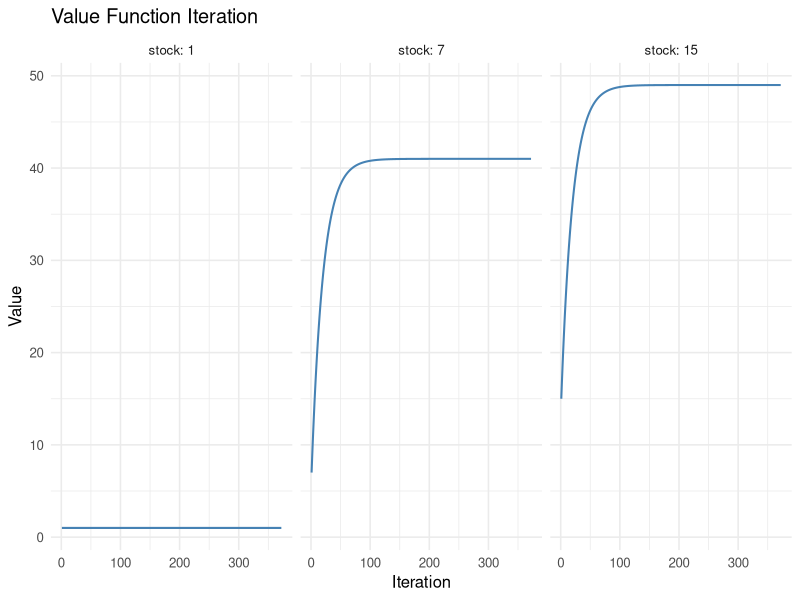
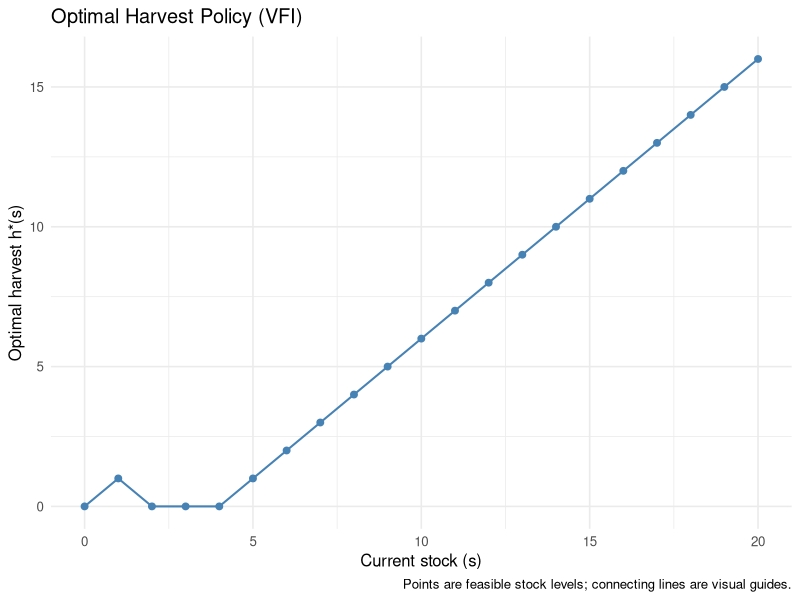
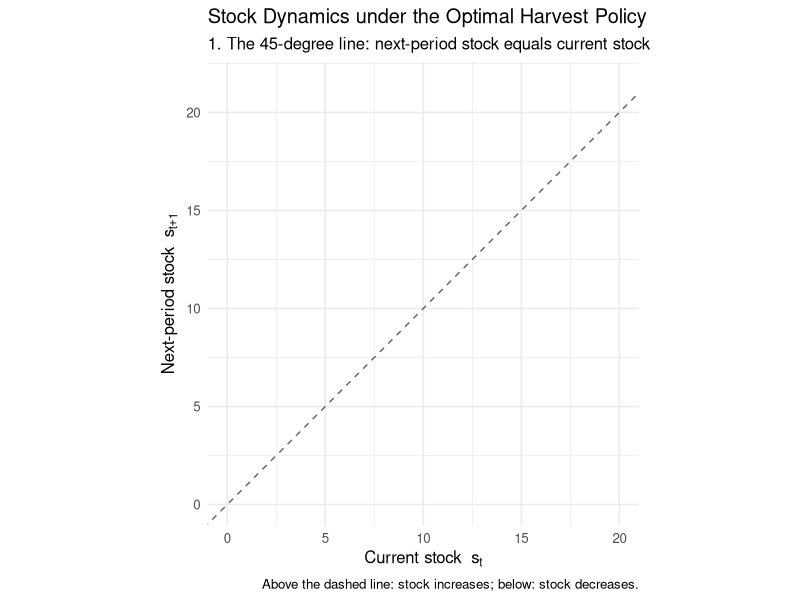
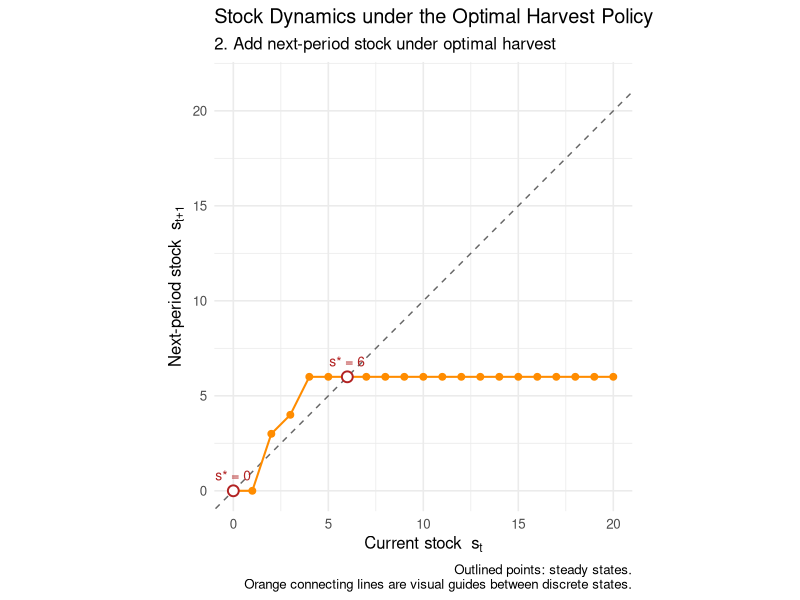
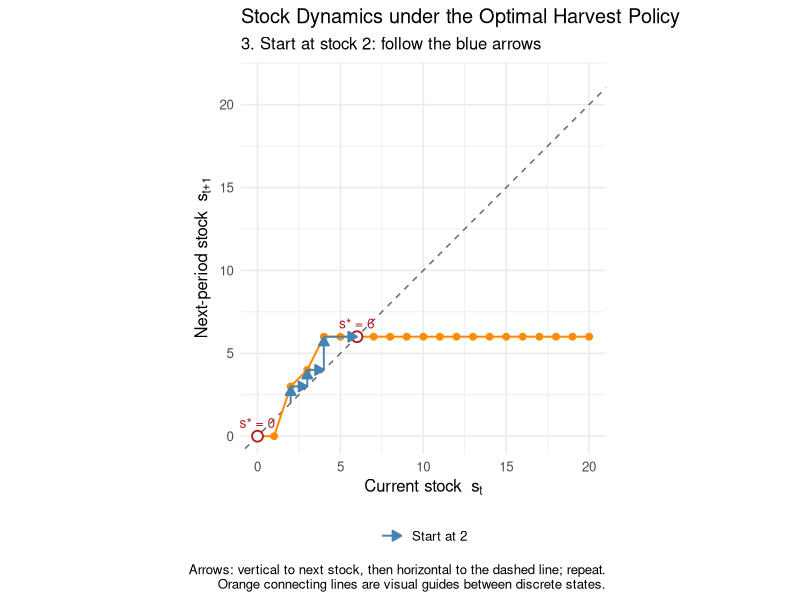
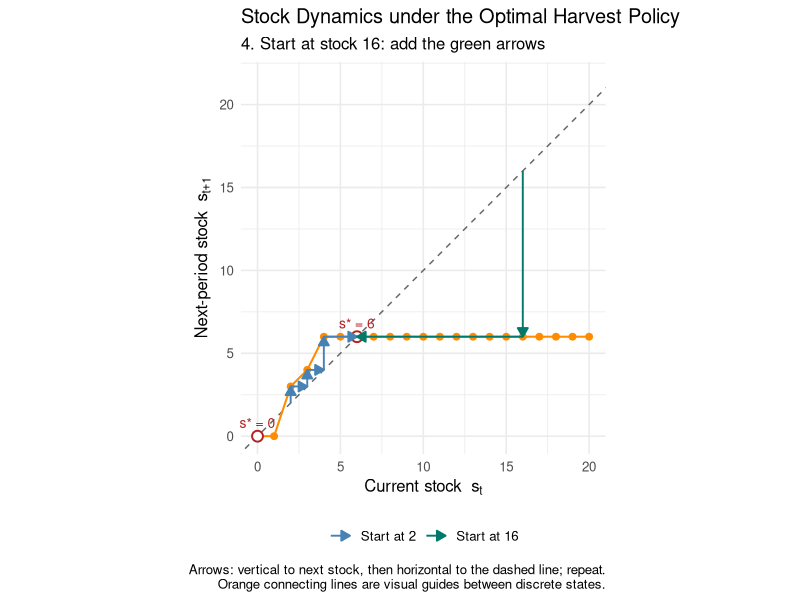
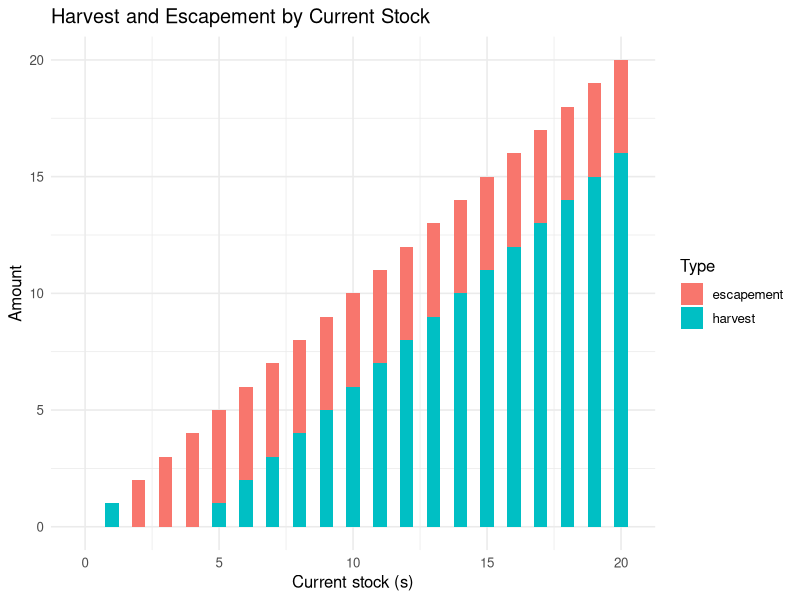

Recreate these plots in R, in order.
# -------------------------------------------
# Infinite-horizon fishery: discrete VFI example
# AREC 615 - Dynamic Programming in Economics
# -------------------------------------------

# Parameters
beta <- 0.95    # discount factor
r <- 0.5        # intrinsic growth rate
Smax <- 20      # carrying capacity and largest state
p <- 1          # price per unit harvest
c <- 0          # cost per unit harvest

# State space (discrete stock levels)
S <- 0:Smax

# Logistic growth function (deterministic)
G <- function(x) {
  x + r * x * (1 - x / Smax)
}

# Numerical transition: round growth to the nearest integer state.
# R rounds exact half-integers to the nearest even integer.
f_grid <- function(s, h) round(G(s - h))

# Initialize value and policy
V <- rep(0, length(S))
Vstor <- vector("list", length = 0)
policy <- rep(0, length(S))

# Convergence settings
tol <- 1e-8
diff <- Inf
iter <- 0
max_iter <- 10000

# -------------------------------------------
# Value Function Iteration
# -------------------------------------------

while (diff > tol && iter < max_iter) {
  V_new <- numeric(length(S))
  for (ii in seq_along(S)) {
    s <- S[ii]
    # feasible harvests h = 0,...,s
    h_set <- 0:s
    # next state after harvest
    s_next <- f_grid(s, h_set)
    # current payoff
    profit <- (p - c) * h_set
    # Bellman RHS for each h
    val_h <- profit + beta * V[s_next + 1]  # +1 for R's 1-indexing
    # choose best
    V_new[ii] <- max(val_h)
    policy[ii] <- h_set[which.max(val_h)]
  }
  diff <- max(abs(V_new - V))
  V <- V_new
  iter <- iter + 1
  Vstor[[iter]] <- V
}

if (diff > tol) stop("VFI did not converge within max_iter.")

# Recover the policy using the final value vector; break ties toward less harvest.
for (ii in seq_along(S)) {
  h_set <- 0:S[ii]
  val_h <- (p - c) * h_set + beta * V[f_grid(S[ii], h_set) + 1]
  policy[ii] <- h_set[which.max(val_h)]
}
cat("VFI converged in", iter, "iterations.\n")

# -------------------------------------------
# Results
# -------------------------------------------
library(tidyverse)
#Plot how elements of the value function evolve over iterations
to_plot <- map(seq_along(S), function(i) {
  data.frame(
    stock = S[i],
    value = map_dbl(Vstor, i),
    iteration = 1:iter
  )}) %>%
  bind_rows()

convergence_plot <- to_plot %>%
  filter(stock %in% c(1, 7, 15)) %>%
  ggplot(aes(x = iteration, y = value)) +
  geom_line(color = "steelblue", linewidth = 0.7) +
  facet_wrap(~ stock, ncol = 3, labeller = label_both) +
  labs(title = "Value Function Iteration",
       x = "Iteration", y = "Value") +
  theme_minimal(base_size = 12)
print(convergence_plot)


results <- data.frame(
  stock = S,
  value = round(V, 3),
  harvest = policy,
  escapement = S - policy
)

print(results, row.names = FALSE)

# Plot the optimal harvest policy at each feasible stock.
policy_plot <- ggplot(results, aes(x = stock, y = harvest)) +
  geom_line(color = "steelblue", linewidth = 0.7) +
  geom_point(color = "steelblue", size = 2) +
  scale_x_continuous(breaks = scales::breaks_pretty()) +
  labs(
    title = "Optimal Harvest Policy (VFI)",
    x = "Current stock (s)", y = "Optimal harvest h*(s)",
    caption = "Points are feasible stock levels; connecting lines are visual guides."
  ) +
  theme_minimal(base_size = 12)
print(policy_plot)

# -------------------------------------------
# Phase diagram: stock dynamics under optimal policy
# -------------------------------------------

results$next_stock <- f_grid(results$stock, results$harvest)
# Identify every exact fixed point on the discrete grid, including extinction.
steady_states <- results %>% filter(next_stock == stock)

# Cobweb paths: move vertically to the policy-induced transition, then
# horizontally to the 45-degree line to use next stock as current stock.
# Both paths use the discrete transition table, not the connecting lines.
trace_stock <- function(initial_stock, periods = 10) {
  stock <- initial_stock
  segments <- list()
  for (tt in seq_len(periods)) {
    next_stock <- results$next_stock[match(stock, results$stock)]
    if (next_stock == stock) break
    segments[[tt]] <- data.frame(
      x = c(stock, stock), y = c(stock, next_stock),
      xend = c(stock, next_stock), yend = c(next_stock, next_stock),
      path = paste("Start at", initial_stock)
    )
    stock <- next_stock
  }
  bind_rows(segments)
}
cobweb_paths <- bind_rows(trace_stock(2), trace_stock(16))

# Build the diagram cumulatively for classroom discussion. Each named object
# can be printed separately, and sourcing the script prints them in order.
# Keep the same axis limits and aspect ratio at every stage.
phase_plot_1 <- ggplot(results, aes(x = stock, y = next_stock)) +
  geom_abline(intercept = 0, slope = 1, linetype = "dashed", color = "gray40") +
  scale_x_continuous(limits = c(0, Smax)) +
  scale_y_continuous(limits = c(0, Smax + 1.5)) +
  coord_equal() +
  labs(
    title = "Stock Dynamics under the Optimal Harvest Policy",
    subtitle = "1. The 45-degree line: next-period stock equals current stock",
    x = expression(paste("Current stock  ", s[t])),
    y = expression(paste("Next-period stock  ", s[t+1])),
    caption = "Above the dashed line: stock increases; below: stock decreases."
  ) +
  theme_minimal(base_size = 12) +
  theme(legend.position = "bottom")
print(phase_plot_1)

# Stage 2: add the policy-induced transition and mark its fixed points.
phase_plot_2 <- phase_plot_1 +
  geom_line(color = "darkorange", linewidth = 0.7) +
  geom_point(color = "darkorange", size = 2) +
  geom_point(data = steady_states, shape = 21, fill = "white",
             color = "firebrick", size = 3, stroke = 1) +
  geom_text(data = steady_states, aes(label = paste0("s* = ", stock)),
            nudge_y = 0.8, color = "firebrick", size = 3.5) +
  labs(
    subtitle = "2. Add next-period stock under optimal harvest",
    caption = paste(
      "Outlined points: steady states.",
      "Orange connecting lines are visual guides between discrete states.",
      sep = "\n"
    )
  )
print(phase_plot_2)

# Stage 3: trace rebuilding from stock 2 (2 -> 3 -> 4 -> 6).
phase_plot_3 <- phase_plot_2 +
  geom_segment(data = filter(cobweb_paths, path == "Start at 2"),
               aes(x = x, y = y, xend = xend, yend = yend, color = path),
               inherit.aes = FALSE, linewidth = 0.65,
               arrow = grid::arrow(length = grid::unit(0.10, "inches"),
                                   type = "closed")) +
  scale_color_manual(values = c("Start at 2" = "steelblue",
                                "Start at 16" = "#00796B"),
                     breaks = c("Start at 2", "Start at 16"), name = NULL) +
  labs(
    subtitle = "3. Start at stock 2: follow the blue arrows",
    caption = paste(
      "Arrows: vertical to next stock, then horizontal to the dashed line; repeat.",
      "Orange connecting lines are visual guides between discrete states.",
      sep = "\n"
    )
  )
print(phase_plot_3)

# Stage 4: add the path from high stock (16 -> 6).
phase_plot_4 <- phase_plot_3 +
  geom_segment(data = filter(cobweb_paths, path == "Start at 16"),
               aes(x = x, y = y, xend = xend, yend = yend, color = path),
               inherit.aes = FALSE, linewidth = 0.65,
               arrow = grid::arrow(length = grid::unit(0.10, "inches"),
                                   type = "closed")) +
  labs(subtitle = "4. Start at stock 16: add the green arrows")
print(phase_plot_4)

# Preserve the original name for the completed figure.
phase_plot <- phase_plot_4

# Harvest and escapement at every stock
composition_plot <- results %>%
  pivot_longer(cols = c(harvest, escapement),
               names_to = "type", values_to = "amount") %>%
  ggplot(aes(x = stock, y = amount, fill = type)) +
  geom_col(width = 0.5) +
  labs(title = "Harvest and Escapement by Current Stock",
       x = "Current stock (s)", y = "Amount", fill = "Type") +
  theme_minimal(base_size = 12)
print(composition_plot)
